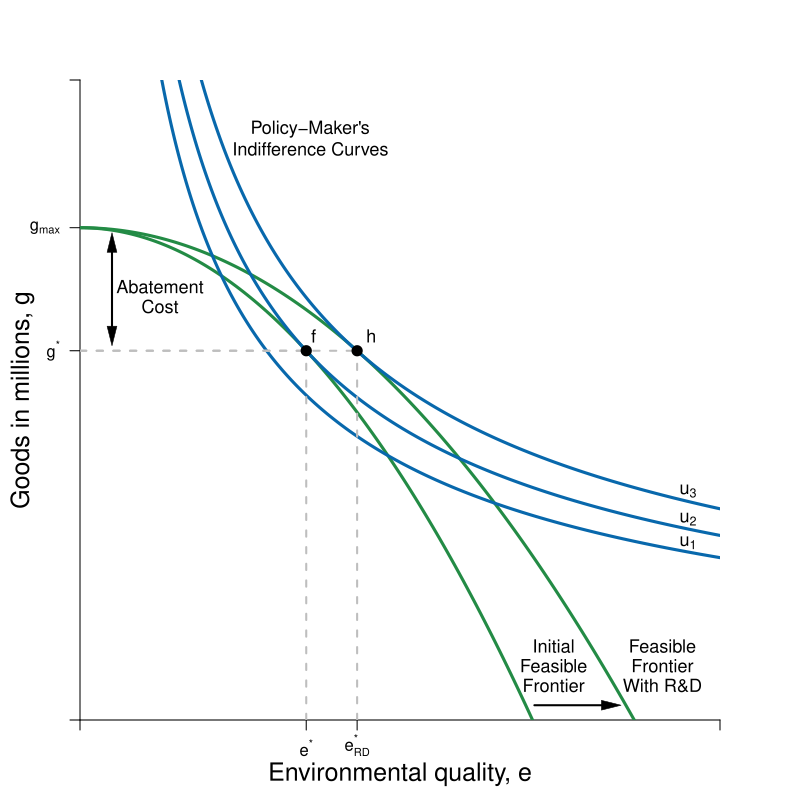

Generate this figure with R:
#Graph Designer: Simon Halliday & Riley Boeth '17 & Madeleine Wettach '20
#Authors: Bowles, Foley and Halliday
#Title: Microeconomics: Competition, Conflict and Coordination

library(shape)
pdf(file = "constrained_optimization/step_by_step_graphs_3/indiff_feasible_environ_rd_step3.pdf", width = 8, height = 8)

#Set parameters for graphics
axislabelsize <- 1.5
labelsize <- 1.1
graphlinewidth <- 3
segmentlinewidth <- 2

COL <- c("#7fc97f", "#beaed4", "#fdc086", "#ffff99", "#386cb0", "#f0027f", "#bf5b17", "#666666")
COLA <- c("#e0f3db", "#99d8c9","#66c2a4","#41ae76", "#238b45", "#005824")
COLB <- c("#4eb3d3", "#2b8cbe", "#0868ac","#084081")

#Edited the margins to cater for the larger LHS labels
par(mar =  c(4, 4, 4, 4))

#Feasibility frontier equation and new feasbility frontier equation with R&D

ppf <- function(x, y) {
  100-((x^2)/2)
}

ppf_rd <- function(x, y) {
  100-((x^2)/3)
}

#change alpha to .4

uFn <- function(x, y, alpha = 0.4){
  (x^alpha)*(y^(1-alpha))
}

#Add limits on axes and levels of utility for each indifference curve

ylims <- c(0, 130)
xlims <- c(0, 20)

npts <- 501 
x <- seq(xlims[1], xlims[2], length.out = npts)
y <- seq(ylims[1], ylims[2], length.out = npts) 

a <- c(27, 29.16, 31.616) #alpha = 0.4

plot(0, 0, xlim = xlims, ylim = ylims, type = "n",
     xlab = expression(paste("")),
     ylab = expression(paste("")), 
     xaxt = "n", 
     yaxt = "n", 
     cex.lab = axislabelsize, 
     bty = "n", 
     xaxs="i", 
     yaxs="i"
)

#x and y limits and ticks 

# ticksx <- seq(from = 0, to = xlims[2], by = 1)
# xlabels <- seq(from = 0, to = xlims[2], by = 1)
# ticksy <- seq(from = 0, to = ylims[2], by = 10)
# ylabels <- seq(from = 0, to = ylims[2], by = 10)

ticksx <- c(xlims[1], 7.07, 8.66, xlims[2])
xlabels <- c(NA, expression(paste(e^"*")), expression(paste(e[RD]^"*")), NA)
ticksy <- c(ylims[1], ppf(x = 7.07), 100, ylims[2])
ylabels <- c(NA, expression(paste(g^"*")), expression(paste(g[max])), NA)

axis(1, at = ticksx, pos = 0, labels = xlabels)
axis(2, at = ticksy, pos = 0, labels = ylabels, las = 1)

npts <- 500 
xx1 <- seq(xlims[1], xlims[2], length.out = npts)
xx2 <- seq(0, xlims[2], length.out = npts)
xx3 <- seq(xlims[1], 0, length.out = npts)
xx4 <- seq(-11, 0, length.out = npts)

Arrows(1, 78, 1, 97, col = "black", lty = 1, lwd = 2, code = 3, arr.type = "triangle", arr.lwd = 0.5)
text(2.5, 88, expression("Abatement"), cex = labelsize)
text(2.5, 84, expression("Cost"), cex = labelsize)

#Draw the feasibility frontiers
lines(xx1, ppf(xx1, y), col = COLA[5], lwd = graphlinewidth)
lines(xx1, ppf_rd(xx1, y), col = COLA[5], lwd = graphlinewidth)

#Label the feasibility frontier frontier
text(14.8, 15, expression("Initial"), cex = labelsize)
text(14.8, 11, expression("Feasible"), cex = labelsize)
text(14.8, 7, expression("Frontier"), cex = labelsize)


#Label the feasibility frontier with R&D frontier
text(18.2, 15, expression("Feasible"), cex = labelsize)
text(18.2, 11, expression("Frontier"), cex = labelsize)
text(18.2, 7, expression("With R&D"), cex = labelsize)
Arrows(14.2, 3, 16.6, 3, col = "black", lty = 1, lwd = 2, arr.type = "triangle", arr.lwd = 0.5)

contour(x, y, 
        outer(x, y, uFn),
        drawlabels = FALSE,
        col = COLB[3],
        lwd = graphlinewidth,
        levels = a, 
        xaxs="i", 
        yaxs="i", 
        add = TRUE)

#Axis labels
mtext(expression(paste("Environmental quality, ", e)), side = 1, line = 2.5, cex = axislabelsize)
text(-1.8, 0.5*ylims[2], expression(paste("Goods in millions, ", g)), xpd = TRUE, cex = axislabelsize, srt = 90) 

#Label the indifference curves generally
text(7.2, 120, expression("Policy-Maker's"), cex = labelsize)
text(7.2, 116, expression("Indifference Curves"), cex = labelsize)

#Label the indifference curves and place labels properly
text(19, 36, expression(u[1]), cex = labelsize)
text(19, 40.8, expression(u[2]), cex = labelsize)
text(19, 46.5, expression(u[3]), cex = labelsize)

#Annotate max u point on feasibility with r&D frontier
text(9.1, ppf_rd(8.66) + 3, expression(paste(h)), cex = labelsize)
segments(8.66, 0, 8.66, ppf_rd(x = 8.66), lty = 2, col = "gray", lwd = segmentlinewidth)
segments(0, ppf_rd(x = 8.66), 8.66, ppf_rd(x = 8.66), lty = 2, col = "gray", lwd = segmentlinewidth)
points(8.66, ppf_rd(x = 8.66), pch = 16, col = "black", cex = 1.5)

#Annotate max u point on feasibility frontier
text(7.3, ppf(7.07) + 3, expression(paste(f)), cex = labelsize)
segments(7.07, 0, 7.07, ppf(x = 7.07), lty = 2, col = "gray", lwd = segmentlinewidth)
segments(0, ppf(x = 7.07), 7.07, ppf(x = 7.07), lty = 2, col = "gray", lwd = segmentlinewidth)
points(7.07, ppf(x = 7.07), pch = 16, col = "black", cex = 1.5)

#Added arrow for abatement costs and labeled the arrow as such
#arrows(.2, 75, .2, 100, length = 0.1, angle = 30, code = 3, col = par("fg"), lty = par("lty"),   lwd = par("lwd"))
#text(1.71, 88, expression(paste("Abatement")), cex = labelsize)
#text(1.05, 84, expression(paste("Costs")), cex = labelsize)


dev.off()
